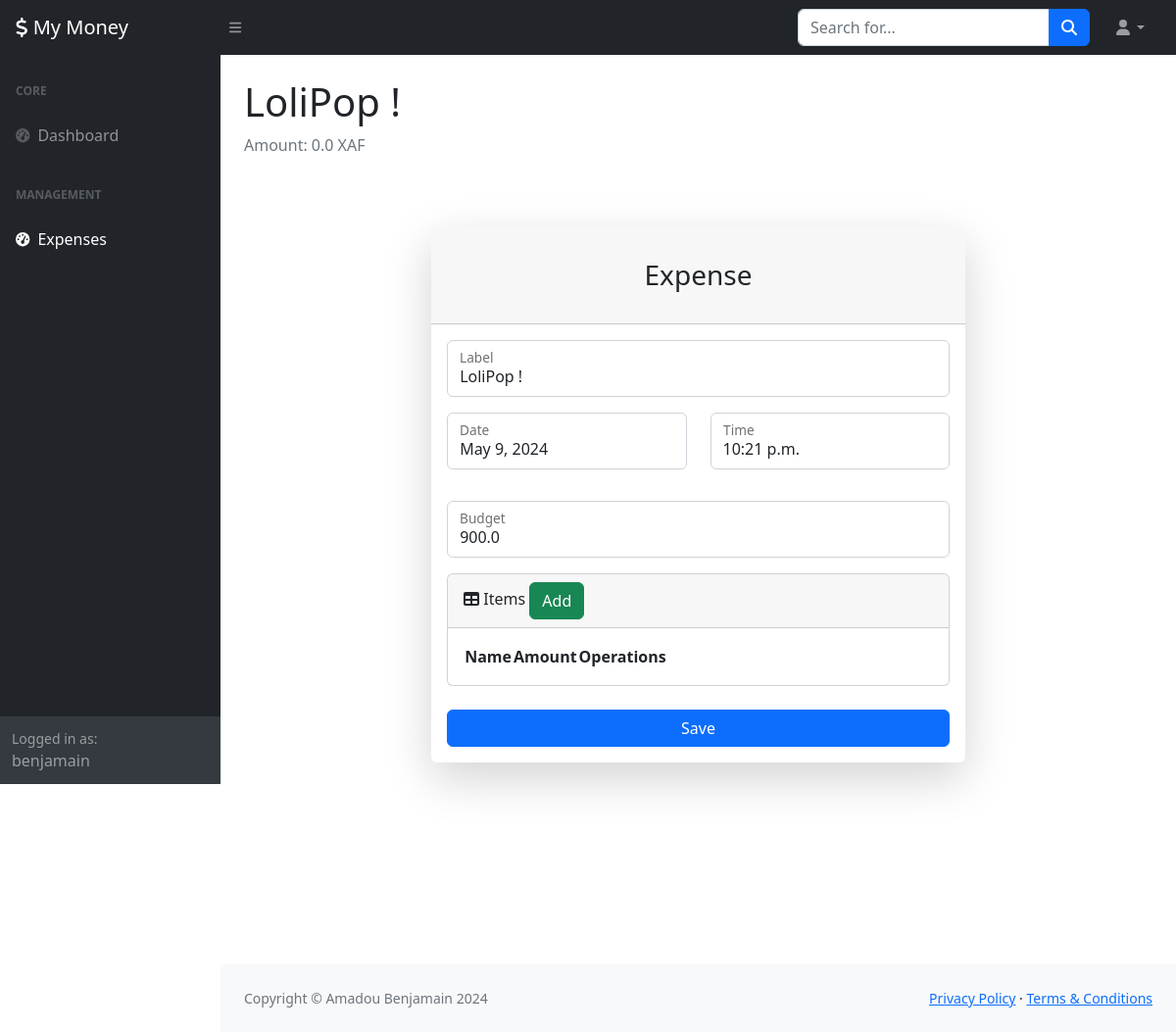
/expenses/7/edit (signed in), run on the app's committed database.
### App/models.py (models this page shows, shortened)
class Expense(models.Model):
    label = models.CharField("label", max_length=30)
    date = models.DateField("date")
    time = models.TimeField("time")
    budget = models.FloatField("budget")
    user = models.ForeignKey(User, on_delete=models.CASCADE)
    @property
    def amount(self):
        amount = 0.0
        for item in self.items.all():
            amount += item.amount
        return amount

### App/views.py (the view)
# urls.py: path('expenses/<int:id>/edit', editExpense, name="edit_expense"),
@login_required
def editExpense(request: HttpRequest, id: int):
    expense = Expense.objects.get(id=id)
    if (request.method == "GET"):
        context = dict()
        context['xtitle'] = "Expenses"
        context['expense'] = expense
        return render(request, expense.label, "Amount: " + str(expense.amount) + " XAF", "expenses/edit.html", context)
    else:
        form = ExpenseCreationForm(request.POST, instance=expense)
        if (form.is_valid()):
            form.save()
            return redirect('expenses')
    return HttpResponse("Bad Request !")

### App/views.py (called while the page is built)
def render(request: HttpRequest, title: str, subTitle: str, template: str, context: Mapping[str, Any] = None):
    if (context == None):
        context = dict()
    context['title'] = title
    context['sub_title'] = subTitle
    if ("xtitle" not in context.keys()):
        context['xtitle'] = title
    return renderView(request, template, context)

### App/templates/expenses/edit.html (shortened to what this page needs)
{% extends 'base.html' %}
{% block content %}
<div id="layoutAuthentication">
    <div id="layoutAuthentication_content">
        <main>
            <div class="container">
                <div class="row justify-content-center">
                    <div class="col-lg-7">
                        <div class="card shadow-lg border-0 rounded-lg mt-5">
                            <div class="card-header"><h3 class="text-center font-weight-light my-4">Expense</h3></div>
                            <div class="card-body">
                                <form method="post" action="{% url 'expenses' %}/{{ expense.id }}/edit">
                                    <div class="form-floating mb-3">
                                        <input class="form-control" id="inputEmail" type="text" placeholder="name@example.com" name="label" value="{{ expense.label }}" />
                                        <label for="inputEmail">Label</label>
                                    </div>
                                    <div class="row mb-3">
                                        <div class="col-md-6">
                                            <div class="form-floating mb-3 mb-md-0">
                                                <p id="inputFirstName" class="form-control">{{ expense.date }}</p>
                                                <label for="inputFirstName">Date</label>
                                            </div>
                                        </div>
                                        <div class="col-md-6">
                                            <div class="form-floating">
                                                <p class="form-control" id="inputLastName">{{ expense.time }}</p>
                                                <label for="inputLastName">Time</label>
                                            </div>
                                        </div>
                                    </div>
                                    <div class="form-floating mb-3">
                                        <input class="form-control" id="inputUsername" type="number" placeholder="johndoe84" name="budget" value="{{ expense.budget }}" />
                                        <label for="inputEmail">Budget</label>
                                    </div>
                                    <div class="card mb-3">
                                        <div class="card-header">
                                            <i class="fas fa-table"></i> <span>Items</span>
                                            <a href="{% url 'expenses' %}/{{ expense.id }}/items/add"><button class="btn btn-success ml-auto">Add</button></a>
                                        </div>
                                        <div class="card-body">
                                            <table id="datatablesSimple">
                                                <thead>
                                                    <tr>
                                                        <th>Name</th>
                                                        <th>Amount</th>
                                                        <th>Operations</th>
                                                    </tr>
                                                </thead>
                                            </table>
                                        </div>
                                    </div>
                                    <div class="mt-4 mb-0">
                                        <div class="d-grid"><input type="submit" value="Save" class="btn btn-primary btn-block" /></div>
                                    </div>
                                </form>
                            </div>
                        </div>
                    </div>
                </div>
            </div>
        </main>
    </div>
</div>
{% endblock %}

### App/templates/base.html (shortened to what this page needs)
{% load static %}
<!DOCTYPE html>
<html lang="en">
    <head>
        <link href="{% static 'js/bootstrap/css/bootstrap.min.css'%}" rel="stylesheet" />
        <link href="https://cdn.jsdelivr.net/npm/simple-datatables@7.1.2/dist/style.min.css" rel="stylesheet" />
        <link href="{% static 'css/styles.css'%}" rel="stylesheet" />
    </head>
    <body class="sb-nav-fixed">
        <nav class="sb-topnav navbar navbar-expand navbar-dark bg-dark">
            <a class="navbar-brand ps-3" href="{% url 'dashboard' %}"><i class="fas fa-dollar"></i> My Money</a>
            <button class="btn btn-link btn-sm order-1 order-lg-0 me-4 me-lg-0" id="sidebarToggle" href="#!"><i class="fas fa-bars"></i></button>
            <form class="d-none d-md-inline-block form-inline ms-auto me-0 me-md-3 my-2 my-md-0">
                <div class="input-group">
                    <input class="form-control" type="text" placeholder="Search for..." aria-label="Search for..." aria-describedby="btnNavbarSearch" />
                    <button class="btn btn-primary" id="btnNavbarSearch" type="button"><i class="fas fa-search"></i></button>
                </div>
            </form>
            <ul class="navbar-nav ms-auto ms-md-0 me-3 me-lg-4">
                <li class="nav-item dropdown">
                    <a class="nav-link dropdown-toggle" id="navbarDropdown" href="#" role="button" data-bs-toggle="dropdown" aria-expanded="false"><i class="fas fa-user fa-fw"></i></a>
                </li>
            </ul>
        </nav>
        <div id="layoutSidenav">
            <div id="layoutSidenav_nav">
                <nav class="sb-sidenav accordion sb-sidenav-dark" id="sidenavAccordion">
                    <div class="sb-sidenav-menu">
                        <div class="nav">
                            <div class="sb-sidenav-menu-heading">Core</div>
                            <a class="nav-link {% if xtitle == 'Dashboard' %}active{% endif %}" href="{% url 'dashboard' %}">
                                <div class="sb-nav-link-icon"><i class="fas fa-tachometer-alt"></i></div>
                                Dashboard
                            </a>
                            <div class="sb-sidenav-menu-heading">Management</div>
                            <a class="nav-link {% if xtitle == 'Expenses' %}active{% endif %}" href="{% url 'expenses' %}">
                                <div class="sb-nav-link-icon"><i class="fas fa-tachometer-alt"></i></div>
                                Expenses
                            </a>
                        </div>
                    </div>
                    <div class="sb-sidenav-footer">
                        <div class="small">Logged in as:</div>
                        {{ user.username }}
                    </div>
                </nav>
            </div>
            <div id="layoutSidenav_content">
                <main>
                    <div class="container-fluid px-4">
                        <h1 class="mt-4">{{ title }}</h1>
                        <ol class="breadcrumb mb-4">
                            <li class="breadcrumb-item active">{{ sub_title }}</li>
                        </ol>
                    </div>
                    {% block content %}
                    {% endblock %}
                </main>
                <footer class="py-4 bg-light mt-auto">
                    <div class="container-fluid px-4">
                        <div class="d-flex align-items-center justify-content-between small">
                            <div class="text-muted">Copyright &copy; Amadou Benjamain 2024</div>
                            <div>
                                <a href="#">Privacy Policy</a>
                                &middot;
                                <a href="#">Terms &amp; Conditions</a>
                            </div>
                        </div>
                    </div>
                </footer>
            </div>
        </div>
    </body>
</html>

### data on the page
Expense: label "LoliPop !", date "May 9, 2024", time "10:21 p.m.", budget "900.0"

### other printed values
{{ user.username }} "benjamain"
{{ sub_title }} "Amount: 0.0 XAF"
